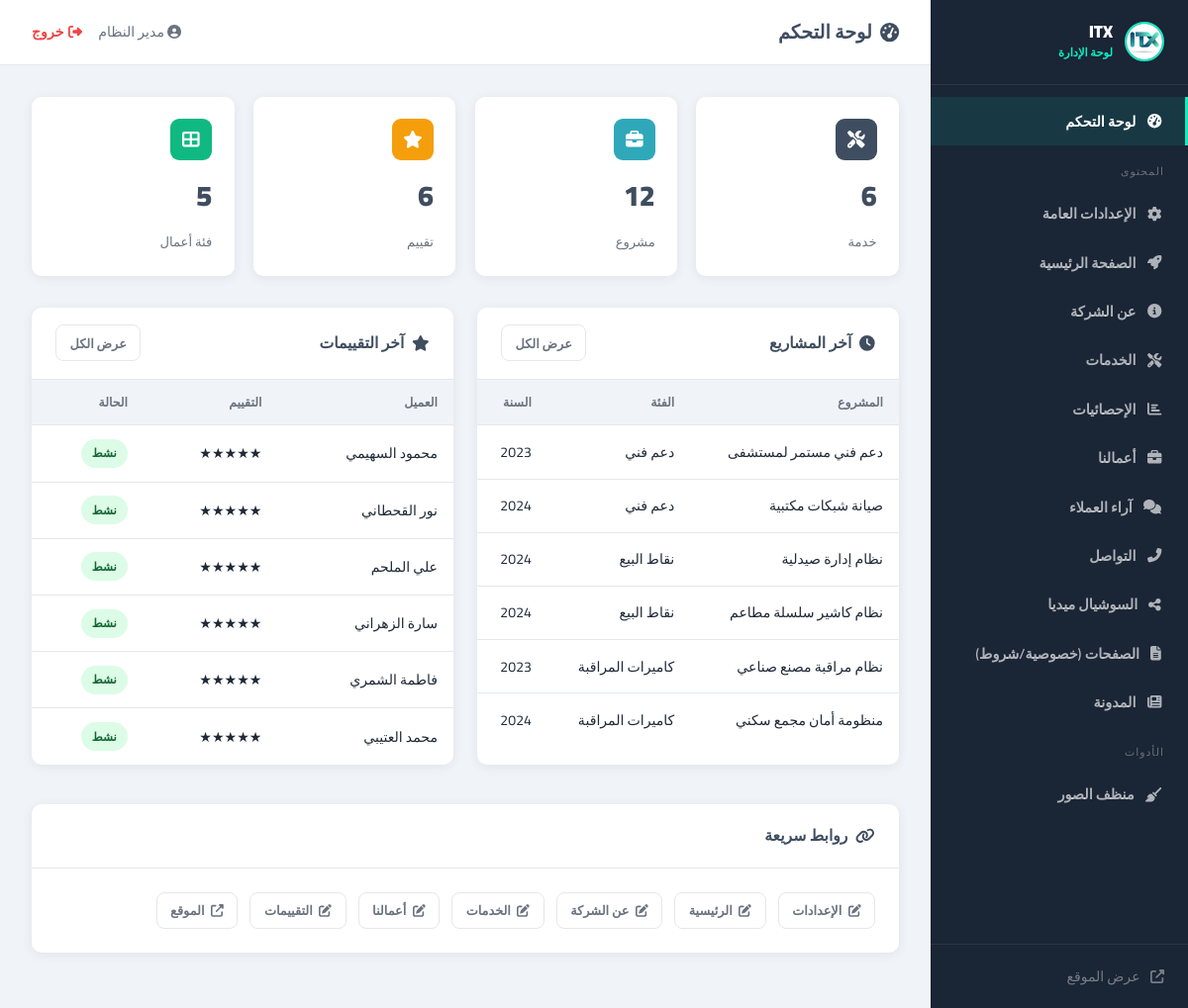
Page /admin/index.php?page=dashboard (signed in) on the committed database.
### tables this page shows
CREATE TABLE IF NOT EXISTS `projects` (
  `id` int NOT NULL AUTO_INCREMENT,
  `category_id` int NOT NULL,
  `title` varchar(200) NOT NULL,
  `description` text,
  `short_desc` varchar(350) DEFAULT NULL,
  `thumbnail` varchar(500) DEFAULT NULL,
  `is_programming` tinyint(1) NOT NULL DEFAULT '0',
  `demo_url` varchar(500) DEFAULT NULL,
  `client_name` varchar(150) DEFAULT NULL,
  `project_year` year DEFAULT NULL,
  `technologies` varchar(600) DEFAULT NULL,
  `status` enum('active','inactive') NOT NULL DEFAULT 'active',
  `sort_order` int NOT NULL DEFAULT '0',
  `created_at` timestamp NULL DEFAULT CURRENT_TIMESTAMP,
  PRIMARY KEY (`id`),
  KEY `fk_projects_category` (`category_id`)
);

CREATE TABLE IF NOT EXISTS `categories` (
  `id` int NOT NULL AUTO_INCREMENT,
  `name` varchar(100) NOT NULL,
  `icon` varchar(100) NOT NULL DEFAULT 'fas fa-folder',
  `slug` varchar(100) NOT NULL,
  `sort_order` int NOT NULL DEFAULT '0',
  `created_at` timestamp NULL DEFAULT CURRENT_TIMESTAMP,
  PRIMARY KEY (`id`),
  UNIQUE KEY `slug` (`slug`)
);

CREATE TABLE IF NOT EXISTS `testimonials` (
  `id` int NOT NULL AUTO_INCREMENT,
  `author_name` varchar(150) NOT NULL,
  `author_role` varchar(150) DEFAULT NULL,
  `rating` tinyint DEFAULT '5',
  `content` text NOT NULL,
  `sort_order` int DEFAULT '0',
  `status` enum('active','inactive') DEFAULT 'active',
  `created_at` timestamp NULL DEFAULT CURRENT_TIMESTAMP,
  PRIMARY KEY (`id`)
);

### admin/index.php (called while the page is built, shortened)
<?php
require_once __DIR__ . '/includes/auth.php';
require_once __DIR__ . '/includes/layout.php';
$page = $_GET['page'] ?? 'dashboard';
require_once __DIR__ . "/pages/{$page}.php";

### config/db.php (called while the page is built, shortened)
<?php
function getDB(): PDO
{
    static $pdo = null;
    if ($pdo === null) {
        $dsn = sprintf(
            'mysql:host=%s;dbname=%s;charset=%s',
            DB_HOST, DB_NAME, DB_CHARSET
        );
        $pdo = new PDO($dsn, DB_USER, DB_PASS, [
            PDO::ATTR_ERRMODE            => PDO::ERRMODE_EXCEPTION,
            PDO::ATTR_DEFAULT_FETCH_MODE => PDO::FETCH_ASSOC,
            PDO::ATTR_EMULATE_PREPARES   => false,
        ]);
    }
    return $pdo;
}

### admin/includes/auth.php (called while the page is built, shortened)
<?php
require_once ROOT_PATH . '/config/db.php';
function site_prefix(): string {
    static $p = null;
    if ($p === null) {
        $script   = $_SERVER['SCRIPT_NAME'];
        $adminDir = dirname($script);
        $p        = dirname($adminDir);
        if ($p === '/') $p = '';
    }
    return $p;
}
function admin_prefix(): string {
    static $p = null;
    if ($p === null) $p = site_prefix() . '/admin';
    return $p;
}
function admin_url(string $page = 'dashboard'): string {
    return admin_prefix() . '/index.php?page=' . $page;
}
function site_url(string $path = ''): string {
    return site_prefix() . ($path ? '/' . ltrim($path, '/') : '/');
}
function e(string $s): string {
    return htmlspecialchars($s ?? '', ENT_QUOTES, 'UTF-8');
}
function db_row(string $sql, array $params = []): array {
    $s = getDB()->prepare($sql);
    $s->execute($params);
    return $s->fetch() ?: [];
}
function db_all(string $sql, array $params = []): array {
    $s = getDB()->prepare($sql);
    $s->execute($params);
    return $s->fetchAll();
}
function db_count(string $table, string $where = '1', array $params = []): int {
    $row = db_row("SELECT COUNT(*) as c FROM `$table` WHERE $where", $params);
    return (int)($row['c'] ?? 0);
}

### admin/pages/dashboard.php (the view, shortened to what this page needs)
<?php
$counts = [
  'خدمة'      => db_count('services'),
  'مشروع'     => db_count('projects'),
  'تقييم'     => db_count('testimonials'),
  'فئة أعمال' => db_count('categories'),
];
$icons  = ['fas fa-tools','fas fa-briefcase','fas fa-star','fas fa-th-large'];
$colors = ['#3F4D60','#2FA8B9','#f59e0b','#10b981'];
?>
<div class="dash-stats">
<?php $i=0; foreach ($counts as $label => $val): ?>
  <div class="dash-card">
    <div class="dc-icon" style="background:<?= $colors[$i] ?>">
      <i class="<?= $icons[$i] ?>"></i>
    </div>
    <div class="dc-val"><?= $val ?></div>
    <div class="dc-lbl"><?= e($label) ?></div>
  </div>
<?php $i++; endforeach; ?>
</div>
<div style="display:grid;grid-template-columns:1fr 1fr;gap:1.5rem">
  <div class="card">
    <div class="card-head"><h2><i class="fas fa-clock"></i> آخر المشاريع</h2>
      <a href="<?= admin_url('works') ?>" class="btn btn-outline btn-sm">عرض الكل</a>
    </div>
    <div class="card-body p0">
      <table class="tbl">
        <thead><tr><th>المشروع</th><th>الفئة</th><th>السنة</th></tr></thead>
        <tbody>
        <?php $projects = db_all("SELECT p.title, c.name AS cat, p.project_year FROM projects p JOIN categories c ON c.id=p.category_id WHERE p.status='active' ORDER BY p.id DESC LIMIT 6");
        if ($projects): foreach ($projects as $r): ?>
          <tr><td><?= e($r['title']) ?></td><td><?= e($r['cat']) ?></td><td><?= e($r['project_year']) ?></td></tr>
        <?php endforeach; else: ?>
          <tr class="empty-row"><td colspan="3"><i class="fas fa-inbox"></i> لا توجد مشاريع</td></tr>
        <?php endif; ?>
        </tbody>
      </table>
    </div>
  </div>
  <div class="card">
    <div class="card-head"><h2><i class="fas fa-star"></i> آخر التقييمات</h2>
      <a href="<?= admin_url('testimonials') ?>" class="btn btn-outline btn-sm">عرض الكل</a>
    </div>
    <div class="card-body p0">
      <table class="tbl">
        <thead><tr><th>العميل</th><th>التقييم</th><th>الحالة</th></tr></thead>
        <tbody>
        <?php $testi = db_all("SELECT author_name, rating, status FROM testimonials ORDER BY id DESC LIMIT 6");
        if ($testi): foreach ($testi as $r): ?>
          <tr>
            <td><?= e($r['author_name']) ?></td>
            <td><?= str_repeat('★', (int)$r['rating']) ?></td>
            <td><span class="badge badge-<?= $r['status'] === 'active' ? 'active' : 'inactive' ?>"><?= $r['status'] === 'active' ? 'نشط' : 'مخفي' ?></span></td>
          </tr>
        <?php endforeach; else: ?>
          <tr class="empty-row"><td colspan="3"><i class="fas fa-inbox"></i> لا توجد تقييمات</td></tr>
        <?php endif; ?>
        </tbody>
      </table>
    </div>
  </div>
</div>
<div class="card mt-2">
  <div class="card-head"><h2><i class="fas fa-link"></i> روابط سريعة</h2></div>
  <div class="card-body">
    <div class="flex-row">
      <?php
      $quick = ['settings'=>'الإعدادات','hero'=>'الرئيسية','about'=>'عن الشركة',
                'services'=>'الخدمات','works'=>'أعمالنا','testimonials'=>'التقييمات'];
      foreach ($quick as $p => $l): ?>
        <a href="<?= admin_url($p) ?>" class="btn btn-outline btn-sm">
          <i class="fas fa-edit"></i> <?= e($l) ?>
        </a>
      <?php endforeach; ?>
      <a href="<?= site_url() ?>" target="_blank" class="btn btn-outline btn-sm">
        <i class="fas fa-external-link-alt"></i> الموقع
      </a>
    </div>
  </div>
</div>

### admin/assets/admin.css (style rules this page uses)
:root { --sb-bg: #1a2535; --sb-w: 260px; --accent: #0FECC1; --primary: #3F4D60; --secondary: #2FA8B9; --bg: #f0f4f8; --card: #fff; --border: #e5e7eb; --txt: #1f2937; --muted: #6b7280; --success: #10b981; --danger: #ef4444; --warning: #f59e0b; --info: #3b82f6; --radius: 10px; --shadow: 0 2px 12px rgba(0,0,0,0.07); }
* { margin:0;padding:0;box-sizing:border-box }
body { font-family:'Cairo',sans-serif;background:var(--bg);color:var(--txt);direction:rtl;min-height:100vh }
.card { background:var(--card);border-radius:var(--radius);box-shadow:var(--shadow);margin-bottom:1.5rem;overflow:hidden }
.card-head { padding:1.1rem 1.5rem;border-bottom:1px solid var(--border); display:flex;justify-content:space-between;align-items:center; }
.card-head h2 { font-size:.98rem;color:var(--primary);font-weight:700;display:flex;align-items:center;gap:.5rem }
.card-body { padding:1.5rem }
.card-body.p0 { padding:0 }
.dash-stats { display:grid;grid-template-columns:repeat(auto-fill,minmax(160px,1fr));gap:1.2rem;margin-bottom:2rem }
.dash-card { background:var(--card);border-radius:var(--radius);padding:1.4rem;box-shadow:var(--shadow);display:flex;flex-direction:column;gap:.5rem }
.dc-icon { width:42px;height:42px;border-radius:9px;display:flex;align-items:center;justify-content:center;font-size:1.1rem;color:#fff }
.dc-val { font-size:1.8rem;font-weight:900;color:var(--primary) }
.dc-lbl { font-size:.82rem;color:var(--muted) }
.btn { padding:.58rem 1.3rem;border:none;border-radius:8px; font-family:'Cairo',sans-serif;font-size:.88rem;font-weight:700; cursor:pointer;transition:all .2s; display:inline-flex;align-items:center;gap:.4rem;text-decoration:none; }
.btn-outline { background:transparent;border:1.5px solid var(--border);color:var(--muted) }
.btn-sm { padding:.35rem .85rem;font-size:.8rem }
.tbl { width:100%;border-collapse:collapse }
.tbl th { padding:.7rem 1rem;background:var(--bg);color:var(--muted); font-size:.78rem;font-weight:700;text-align:right; border-bottom:1px solid var(--border);white-space:nowrap; }
.tbl td { padding:.85rem 1rem;border-bottom:1px solid var(--border);font-size:.88rem;vertical-align:middle }
.tbl tr:last-child td { border-bottom:none }
.badge { padding:.22rem .7rem;border-radius:50px;font-size:.74rem;font-weight:700;display:inline-block }
.badge-active { background:#dcfce7;color:#166534 }
.mt-2 { margin-top:1rem }
.flex-row { display:flex;align-items:center;gap:.75rem;flex-wrap:wrap }

### rows in the picture
projects: title "دعم فني مستمر لمستشفى", category.name "دعم فني", project_year "2023"
projects: title "صيانة شبكات مكتبية", category.name "دعم فني", project_year "2024"
projects: title "نظام إدارة صيدلية", category.name "نقاط البيع", project_year "2024"
projects: title "نظام كاشير سلسلة مطاعم", category.name "نقاط البيع", project_year "2024"
projects: title "نظام مراقبة مصنع صناعي", category.name "كاميرات المراقبة", project_year "2023"
projects: title "منظومة أمان مجمع سكني", category.name "كاميرات المراقبة", project_year "2024"
testimonials: author_name "محمود السهيمي", rating "★★★★★", status "نشط"
testimonials: author_name "نور القحطاني", rating "★★★★★", status "نشط"
testimonials: author_name "علي الملحم", rating "★★★★★", status "نشط"
testimonials: author_name "سارة الزهراني", rating "★★★★★", status "نشط"
testimonials: author_name "فاطمة الشمري", rating "★★★★★", status "نشط"
testimonials: author_name "محمد العتيبي", rating "★★★★★", status "نشط"

### other values in the picture
$siteName "ITX"
$item['l'] "لوحة التحكم"
$item['l'] "المحتوى"
$item['l'] "الإعدادات العامة"
$item['l'] "الصفحة الرئيسية"
$item['l'] "عن الشركة"
$item['l'] "الخدمات"
$item['l'] "الإحصائيات"
$item['l'] "أعمالنا"
$item['l'] "آراء العملاء"
$item['l'] "التواصل"
$item['l'] "السوشيال ميديا"
$item['l'] "الصفحات (خصوصية/شروط)"
$item['l'] "المدونة"
$item['l'] "الأدوات"
